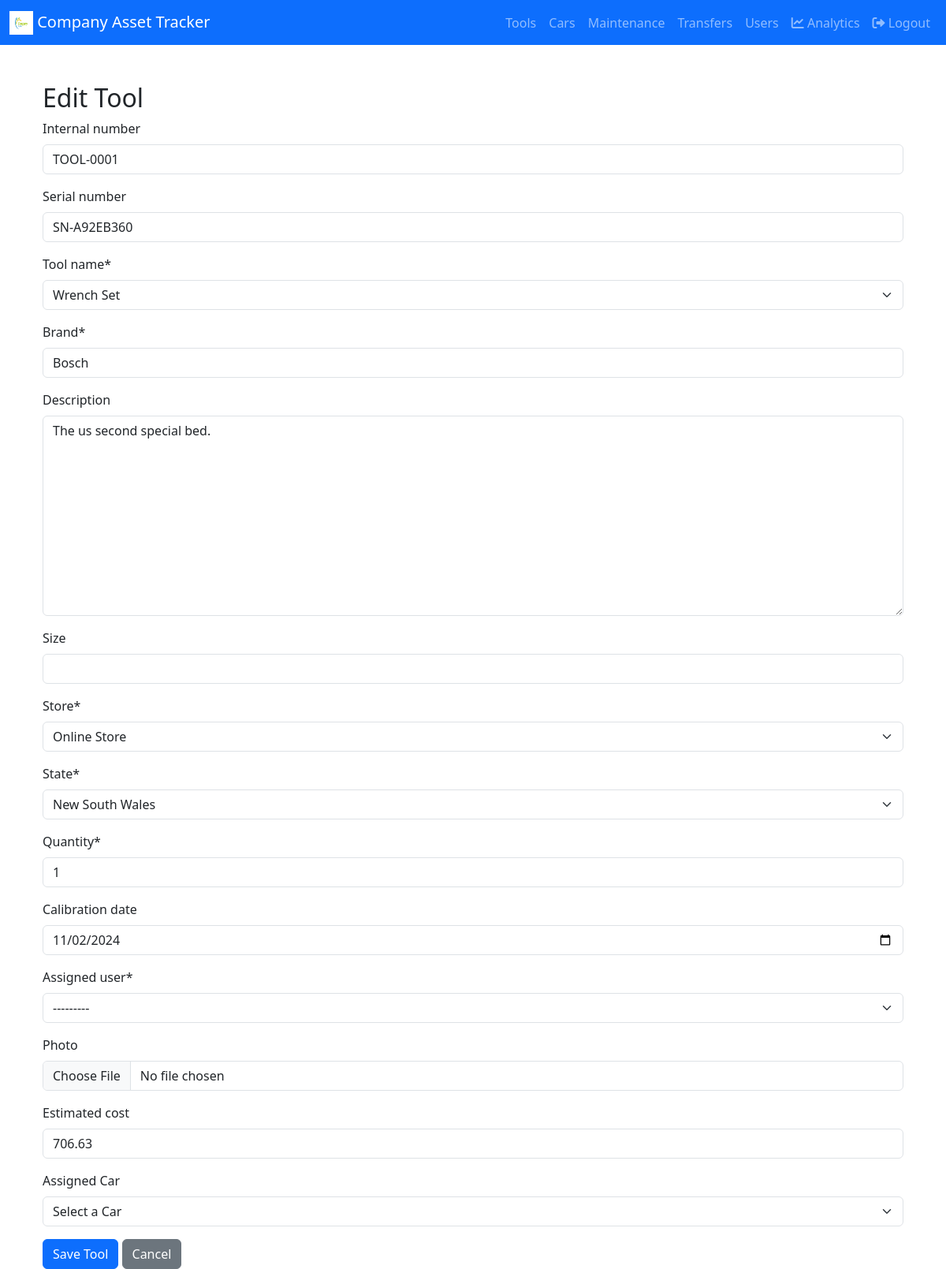
/tools/TOOL-0001/edit/ (signed in), run on the app's committed database.
### tracking/models.py (models this page shows, shortened)
class Tool(models.Model):
    internal_number = models.CharField(max_length=100, primary_key=True, unique=True, blank=True, db_index=True)
    serial_number = models.CharField(max_length=100, unique=True, blank=True, null=True, db_index=True)
    tool_name = models.CharField(max_length=100, choices=[
        ('safety_harness', 'Safety Harness'),
        ('safety_helmet', 'Safety Helmet'),
        ('safety_glasses', 'Safety Glasses'),
        ('safety_gloves', 'Safety Gloves'),
        ('first_aid_kit', 'First Aid Kit'),
        ('fire_extinguisher', 'Fire Extinguisher'),
        ('rescue_kit', 'Rescue Kit'),
        ('spill_kit', 'Spill Kit'),
        ('screwdriver_set', 'Screwdriver Set'),
        ('wrench_set', 'Wrench Set'),
        ('plier_set', 'Plier Set'),
        ('hammer', 'Hammer'),
        ('measuring_tape', 'Measuring Tape'),
        ('drill_cordless', 'Cordless Drill'),
        ('impact_driver', 'Impact Driver'),
        ('angle_grinder', 'Angle Grinder'),
        ('heat_gun', 'Heat Gun'),
        ('multimeter', 'Multimeter'),
        ('cable_tester', 'Cable Tester'),
        ('crimping_tool', 'Crimping Tool'),
        ('laser_level', 'Laser Level'),
        ('laptop', 'Laptop'),
        ('printer', 'Printer'),
        ('label_maker', 'Label Maker'),
        ('barcode_scanner', 'Barcode Scanner'),
        ('tool_box', 'Tool Box'),
        ('tool_bag', 'Tool Bag'),
        ('ladder', 'Ladder'),
        ('trolley', 'Trolley'),
        ('generator', 'Generator'),
        ('lighting_equipment', 'Lighting Equipment'),
        ('traffic_cone', 'Traffic Cone'),
        ('warning_sign', 'Warning Sign'),
        ('other', 'Other')
    ], db_index=True)
    brand = models.CharField(max_length=100, default='Generic Brand')
    description = models.TextField(blank=True, null=True)
    size = models.CharField(max_length=50, blank=True, null=True)
    calibration_date = models.DateField(null=True, blank=True)
    store = models.CharField(
        max_length=50,
        choices=[
            ('authorized_dealer', 'Authorized Dealer'),
            ('retail_store', 'Retail Store'),
            ('online_store', 'Online Store'),
            ('other', 'Other')
        ]
    )
    state = models.CharField(
        max_length=50,
        choices=Profile.STATE_CHOICES,  # Use the same choices as Profile model
        default='NSW'
    )
    quantity = models.PositiveIntegerField(default=1)
    photo = models.ImageField(upload_to='tool_photos/', blank=True, null=True)
    estimated_cost = models.DecimalField(max_digits=10, decimal_places=2, null=True, blank=True)
    assigned_user = models.ForeignKey(User, on_delete=models.SET_NULL, null=True, related_name='tools')
    assigned_car = models.ForeignKey('Car', on_delete=models.SET_NULL, null=True, blank=True, related_name='tools')

### tracking/views.py (the view)
# urls.py: path('tools/<str:pk>/edit/', ToolUpdateView.as_view(), name='tool_edit'),
class ToolUpdateView(LoginRequiredMixin, UpdateView):
    model = Tool
    form_class = ToolForm
    template_name = 'tracking/tool_form.html'
    success_url = reverse_lazy('tool_list')
    def get_queryset(self):
        user = self.request.user
        if user.profile.access_level.lower() == 'admin':
            return super().get_queryset()
        return super().get_queryset().filter(state=user.profile.state)

### tracking/forms.py
class ToolForm(forms.ModelForm):
    assigned_car = forms.ModelChoiceField(
        queryset=Car.objects.all(),
        required=False,
        label="Assigned Car",
        empty_label="Select a Car"
    )
    class Meta:
        model = Tool
        fields = [
            'internal_number','serial_number', 'tool_name', 'brand', 'description', 'size', 'store', 'state', 'quantity',
            'calibration_date', 'assigned_user','photo', 'estimated_cost', 'assigned_car'
        ]
        widgets = {
            'calibration_date': DateInput(attrs={'type': 'date', 'class': 'form-control'})
        }
    def __init__(self, *args, **kwargs):
        super(ToolForm, self).__init__(*args, **kwargs)
        self.fields['assigned_user'].queryset = User.objects.all()
        self.fields['assigned_car'].queryset = Car.objects.all()
        self.helper = FormHelper()
        self.helper.add_input(Submit('submit', 'Save Tool'))

### tracking/models.py (called while the page is built)
    def __str__(self):
        return f"{self.make} {self.model} ({self.rego})"

### templates/tracking/tool_form.html (shortened to what this page needs)
{% extends 'tracking/base.html' %}
{% load crispy_forms_tags %}
{% block content %}
<div class="container mt-5">
    <h2>{% if form.instance.pk %}Edit Tool{% else %}Add Tool{% endif %}</h2>
    <form method="post" enctype="multipart/form-data">
        {{ form|crispy }}
        <button type="submit" class="btn btn-primary">Save Tool</button>
        <a href="{% url 'tool_list' %}" class="btn btn-secondary">Cancel</a>
    </form>
</div>
{% endblock %}

### data on the page
Tool: internal_number "TOOL-0001", serial_number "SN-A92EB360", tool_name "Wrench Set", brand "Bosch", description "The us second special bed.", store "Online Store", state "New South Wales", quantity "1", calibration_date "11/02/2024", assigned_user "---------", estimated_cost "706.63", assigned_car "Select a Car"
